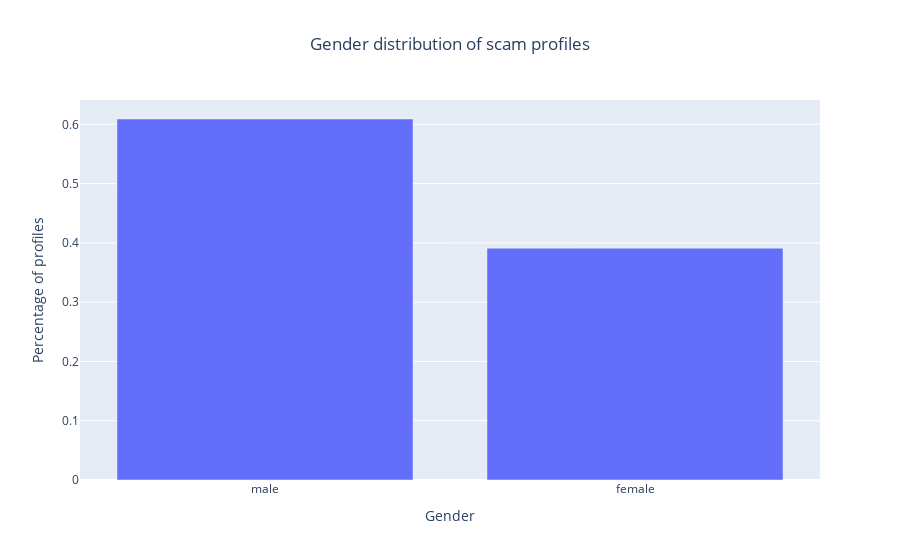

Notebook code cell kept with this figure:
### Code cell
import matplotlib.pyplot as plt
import plotly.express as px

counts = scamdf["gender"].value_counts(normalize = True)

fig = px.bar(counts, title="Gender distribution of scam profiles")
fig.update_layout(
    xaxis_title = "Gender",
    yaxis_title = "Percentage of profiles",
    title_x = 0.5,
    showlegend = False
)

fig.show()

### Figure 1 — Plotly figure (JSON) as saved in the notebook; plotly's stock layout.template omitted (floating-point values rounded to 4 significant figures)
{"data": [{"alignmentgroup": "True", "hovertemplate": "variable=gender<br>index=%{x}<br>value=%{y}<extra></extra>", "legendgroup": "gender", "marker": {"color": "#636efa", "pattern": {"shape": ""}}, "name": "gender", "offsetgroup": "gender", "orientation": "v", "showlegend": true, "textposition": "auto", "type": "bar", "x": ["male", "female"], "xaxis": "x", "y": [0.6089, 0.3911], "yaxis": "y"}], "layout": {"barmode": "relative", "legend": {"title": {"text": "variable"}, "tracegroupgap": 0}, "showlegend": false, "title": {"text": "Gender distribution of scam profiles", "x": 0.5}, "xaxis": {"anchor": "y", "domain": [0, 1], "title": {"text": "Gender"}}, "yaxis": {"anchor": "x", "domain": [0, 1], "title": {"text": "Percentage of profiles"}}}}
